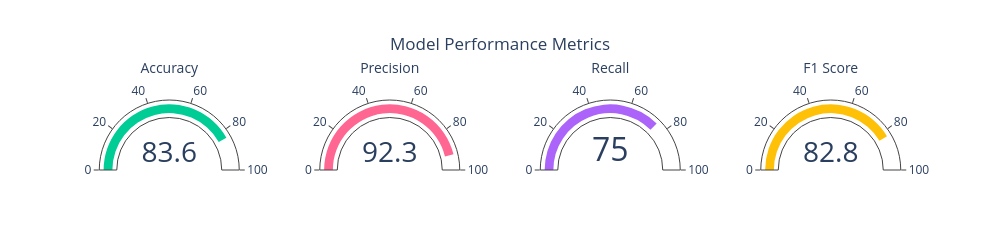

The code cell stored with this chart in its notebook:
### Markdown cell above
### <span style='color:purple'>6. Naive Bayes Classifiers</span>

### Code cell
nb_model = GaussianNB()
Model_Training_And_Evaluation(nb_model)

### Figure 1 — Plotly figure (JSON) as saved in the notebook; plotly's stock layout.template omitted (floating-point values rounded to 4 significant figures)
{"data": [{"domain": {"x": [0, 0.2125], "y": [0, 1]}, "gauge": {"axis": {"range": [null, 100]}, "bar": {"color": "#00CC96"}}, "mode": "gauge+number", "title": {"font": {"size": 14}, "text": "Accuracy"}, "type": "indicator", "value": 83.61}, {"domain": {"x": [0.2625, 0.475], "y": [0, 1]}, "gauge": {"axis": {"range": [null, 100]}, "bar": {"color": "#FF6692"}}, "mode": "gauge+number", "title": {"font": {"size": 14}, "text": "Precision"}, "type": "indicator", "value": 92.31}, {"domain": {"x": [0.525, 0.7375], "y": [0, 1]}, "gauge": {"axis": {"range": [null, 100]}, "bar": {"color": "#AB63FA"}}, "mode": "gauge+number", "title": {"font": {"size": 14}, "text": "Recall"}, "type": "indicator", "value": 75}, {"domain": {"x": [0.7875, 1], "y": [0, 1]}, "gauge": {"axis": {"range": [null, 100]}, "bar": {"color": "#FFC107"}}, "mode": "gauge+number", "title": {"font": {"size": 14}, "text": "F1 Score"}, "type": "indicator", "value": 82.76}], "layout": {"height": 250, "showlegend": false, "title": {"text": "Model Performance Metrics", "x": 0.5}, "width": 1000}}
